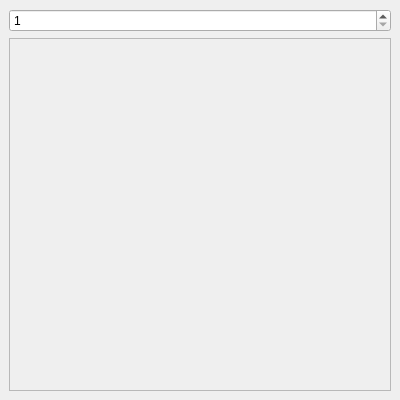
<?xml version="1.0" encoding="UTF-8"?>
<ui version="4.0">
    <class>MainWindow</class>
        <widget class="QMainWindow" name="MainWindow">
            <property name="geometry">
                <rect>
                    <x>0</x>
                    <y>0</y>
                    <width>400</width>
                    <height>400</height>
                </rect>
            </property>
            <property name="windowTitle">
                <string>Dynamic Input Boxes</string>
            </property>
            <widget class="QWidget" name="centralWidget">
                <layout class="QVBoxLayout" name="verticalLayout">
                    <item>
                        <widget class="QSpinBox" name="spinBox">
                            <property name="minimum">
                               <number>1</number>
                            </property>
                            <property name="maximum">
                                <number>8</number>
                            </property>
                </widget>
            </item>
    <item>
        <widget class="QScrollArea" name="scrollArea">
        <property name="widgetResizable">
        <bool>true</bool>
        </property>
        <widget class="QWidget" name="scrollAreaWidgetContents">
        <layout class="QVBoxLayout" name="verticalLayout_2"/>
        </widget>
        </widget>
    </item>
    </layout>
    </widget>
    </widget>
    <resources/>
    <connections/>
</ui>
